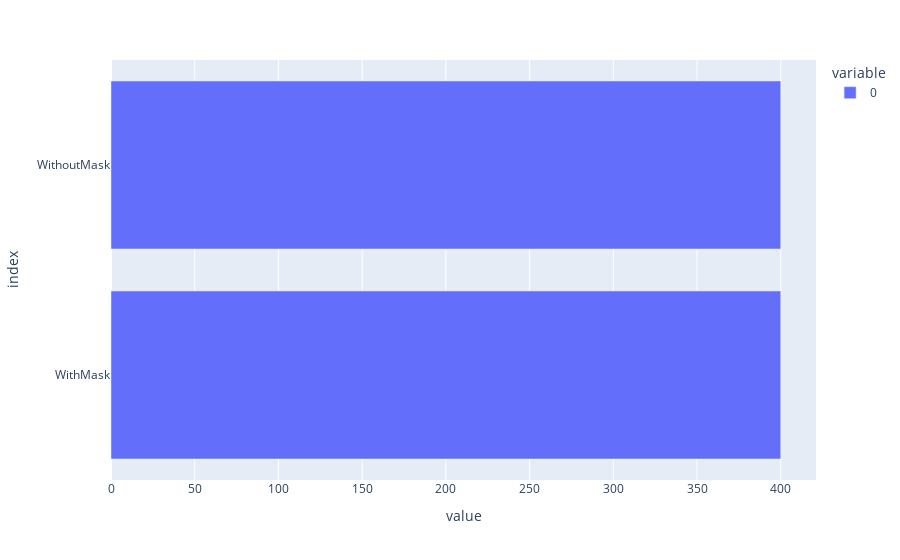

The cell this chart's notebook holds for it:
### Code cell
data_dir = Path('Face Mask Dataset')
train_dir = data_dir/'Train'
validation_dir = data_dir/'Validation'
test_dir = data_dir/'Test'

plot_dir_contents(validation_dir)

### Figure 1 — Plotly figure (JSON) as saved in the notebook; plotly's stock layout.template omitted (floating-point values rounded to 4 significant figures)
{"data": [{"hovertemplate": "variable=0<br>value=%{x}<br>index=%{y}<extra></extra>", "legendgroup": "0", "marker": {"color": "#636efa", "pattern": {"shape": ""}}, "name": "0", "orientation": "h", "showlegend": true, "textposition": "auto", "type": "bar", "x": [400, 400], "xaxis": "x", "y": ["WithMask", "WithoutMask"], "yaxis": "y"}], "layout": {"barmode": "relative", "legend": {"title": {"text": "variable"}, "tracegroupgap": 0}, "margin": {"t": 60}, "xaxis": {"anchor": "y", "domain": [0, 1], "title": {"text": "value"}}, "yaxis": {"anchor": "x", "domain": [0, 1], "title": {"text": "index"}}}}
